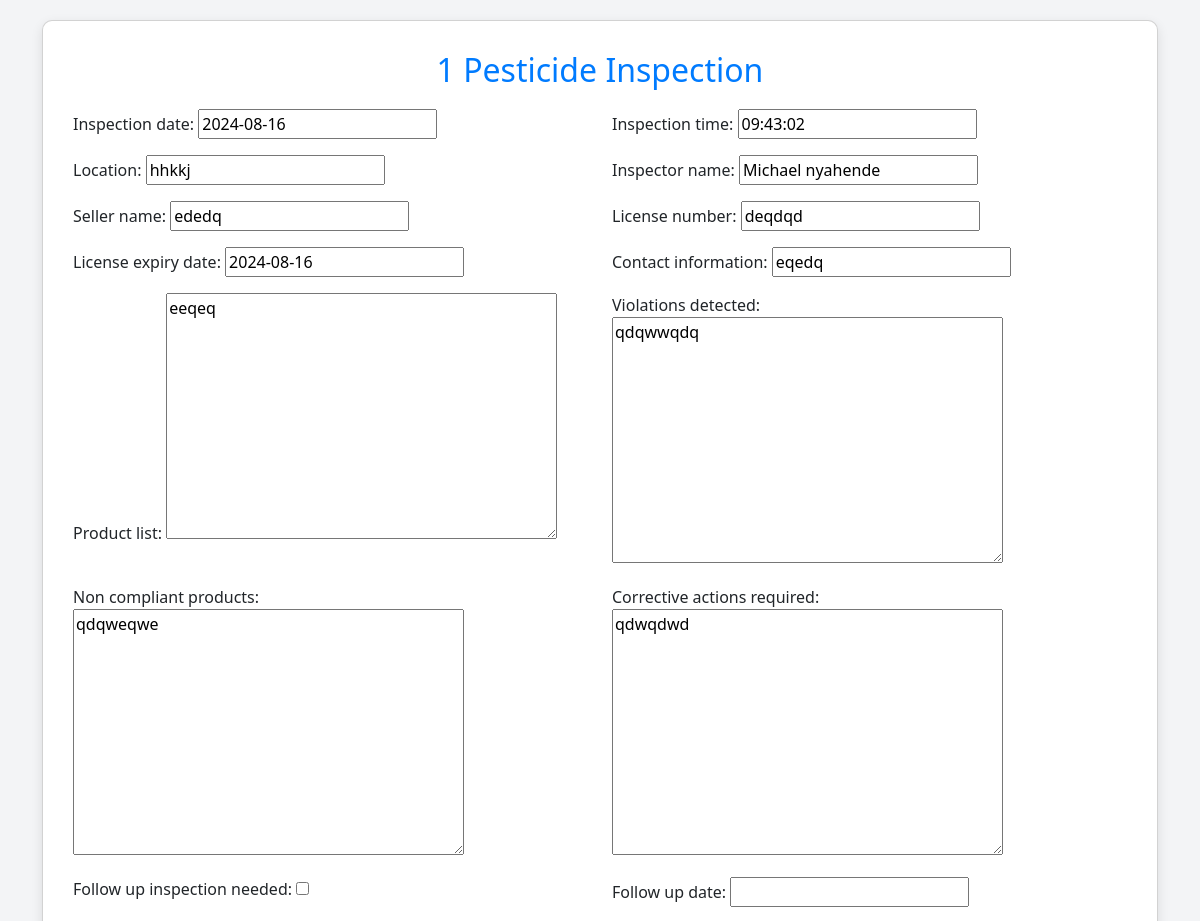
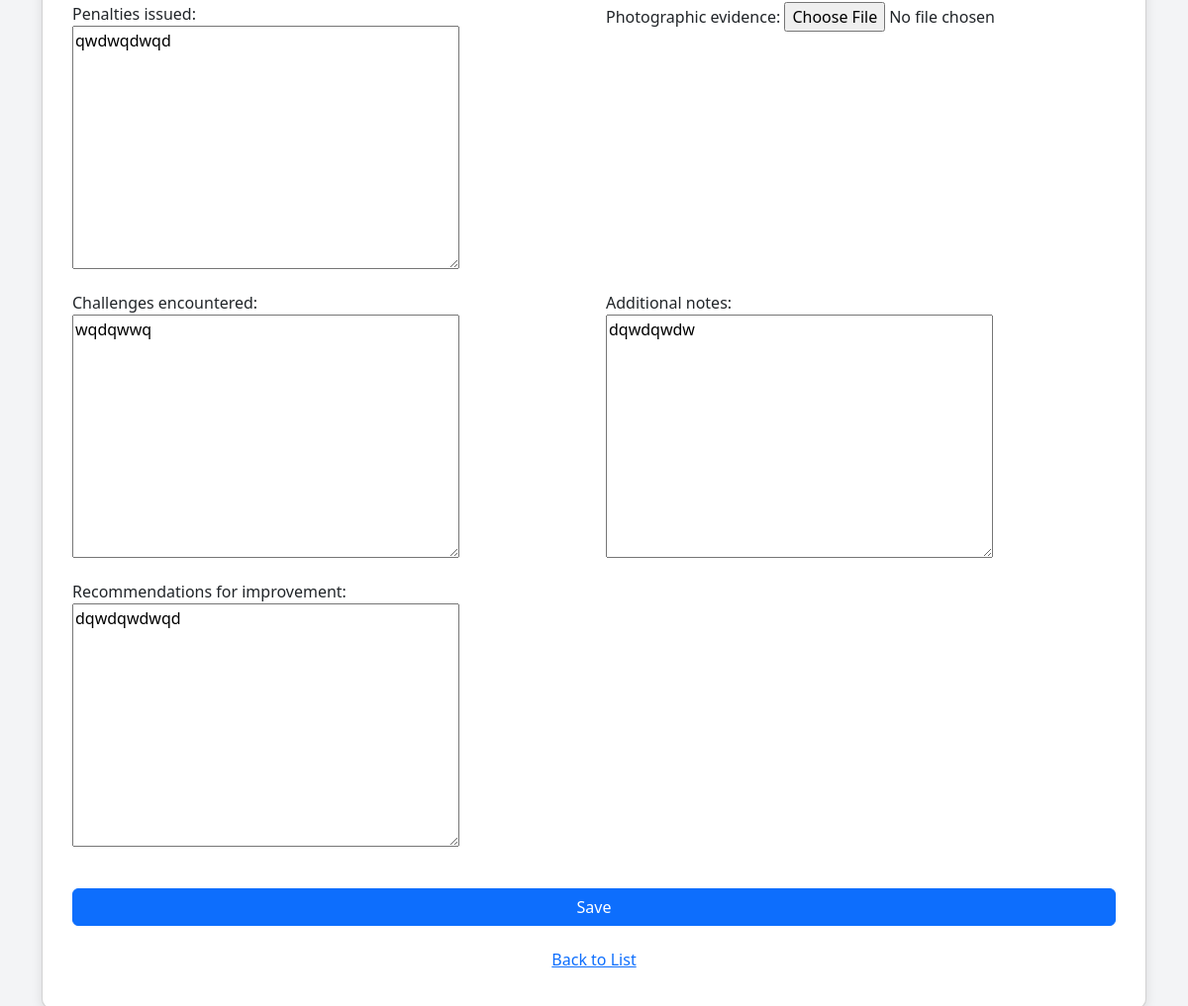
The app's page /PesticideInspection/pesticide-inspections/1/edit/ with its own data (2 pictures, top to bottom).
### PesticideInspection/models.py (models this page shows, shortened)
class PesticideInspection(models.Model):
    inspection_date = models.DateField(default=timezone.now)
    inspection_time = models.TimeField(default=timezone.now)
    location = models.CharField(max_length=255)
    inspector_name = models.CharField(max_length=100)
    seller_name = models.CharField(max_length=100)
    license_number = models.CharField(max_length=50)
    license_expiry_date = models.DateField()
    contact_information = models.CharField(max_length=255)
    product_list = models.TextField()
    violations_detected = models.TextField(blank=True)
    non_compliant_products = models.TextField(blank=True)
    corrective_actions_required = models.TextField(blank=True)
    follow_up_inspection_needed = models.BooleanField(default=False)
    follow_up_date = models.DateField(null=True, blank=True)
    penalties_issued = models.TextField(blank=True)
    photographic_evidence = models.ImageField(upload_to='inspection_photos/', blank=True, null=True)
    challenges_encountered = models.TextField(blank=True)
    additional_notes = models.TextField(blank=True)
    recommendations_for_improvement = models.TextField(blank=True)

### PesticideInspection/views.py (the view)
# urls.py: path('pesticide-inspections/<int:id>/edit/', views.pesticide_inspection_update, name='pesticide_inspection_update'),
def pesticide_inspection_update(request, id):
    inspection = get_object_or_404(PesticideInspection, id=id)
    if request.method == 'POST':
        form = PesticideInspectionForm(request.POST, request.FILES, instance=inspection)
        if form.is_valid():
            form.save()
            return redirect('pesticide_inspection_detail', id=inspection.id)
    else:
        form = PesticideInspectionForm(instance=inspection)
    return render(request, 'PesticideInspection/pesticide_inspection_form.html', {'form': form})

### PesticideInspection/forms.py
class PesticideInspectionForm(forms.ModelForm):
    class Meta:
        model = PesticideInspection
        fields = '__all__'

### PesticideInspection/Templates/PesticideInspection/pesticide_inspection_form.html (shortened to what this page needs)
<!DOCTYPE html>
<html lang="en">
<head>
    <link href="https://cdn.jsdelivr.net/npm/bootstrap@5.3.0/dist/css/bootstrap.min.css" rel="stylesheet">
</head>
<body>
    <div class="container">
        <div class="row justify-content-center">
            <div class="col-md-12">
                <div class="card">
                    <h2>{{ form.instance.id|default:"New" }} Pesticide Inspection</h2>
                    <form method="post" enctype="multipart/form-data">
                        <div class="row">
                            {% for field in form %}
                            <div class="col-md-6 mb-3">
                                <div class="form-group">
                                    {{ field.label_tag }}
                                    {{ field }}
                                </div>
                            </div>
                            {% endfor %}
                        </div>
                        <button type="submit" class="btn btn-primary">Save</button>
                    </form>
                    <a href="{% url 'pesticide_inspection_list' %}" class="btn btn-link">Back to List</a>
                </div>
            </div>
        </div>
    </div>
</body>
</html>

### PesticideInspection/Templates/PesticideInspection/pesticide_inspection_form.html (style rules this page uses)
body { background-color: #f3f4f6; font-family: 'Segoe UI', Tahoma, Geneva, Verdana, sans-serif; padding: 20px; }
.card { background-color: #fff; padding: 30px; border-radius: 10px; box-shadow: 0 4px 12px rgba(0, 0, 0, 0.1); margin-bottom: 20px; }
h2 { text-align: center; color: #007bff; margin-bottom: 20px; }
button { width: 100%; padding: 10px; background-color: #007bff; color: white; border: none; border-radius: 5px; font-size: 1.1em; margin-top: 20px; }
a { display: block; text-align: center; margin-top: 15px; color: #007bff; text-decoration: none; }

### records on screen
PesticideInspection: instance.id "1", form "2024-08-16" "09:43:02" "hhkkj" "Michael nyahende" "ededq" "deqdqd" "2024-08-16" "eqedq" "eeqeq" "qdqwwqdq" "qdqweqwe" "qdwqdwd" "qwdwqdwqd" "wqdqwwq" "dqwdqwdw" "dqwdqwdwqd"

### other values on screen
{{ field.label_tag }} "Inspection date:" "Inspection time:" "Location:" "Inspector name:" "Seller name:" "License number:" "License expiry date:" "Contact information:" "Product list:" "Violations detected:" "Non compliant products:" "Corrective actions required:" "Follow up inspection needed:" "Follow up date:" "Penalties issued:" "Photographic evidence:" "Challenges encountered:" "Additional notes:" "Recommendations for improvement:"
